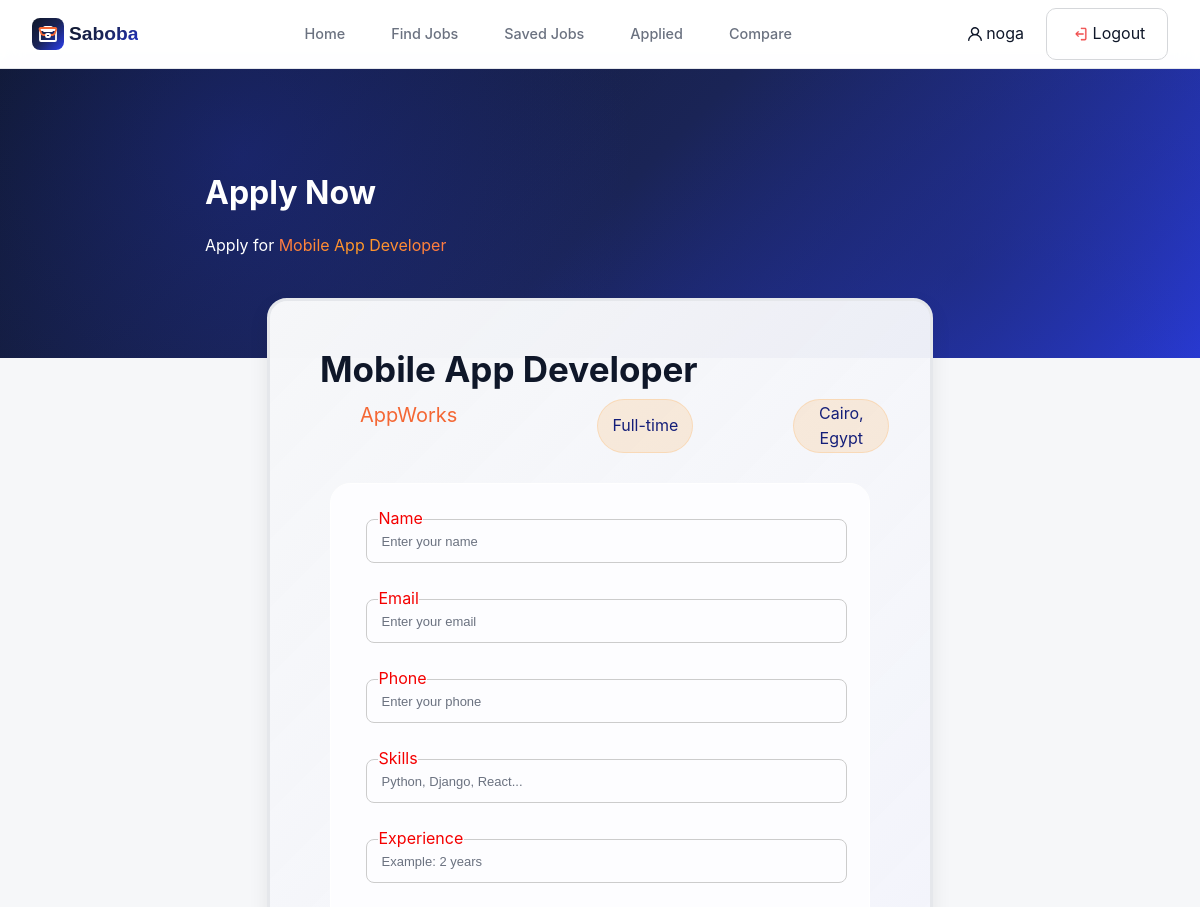
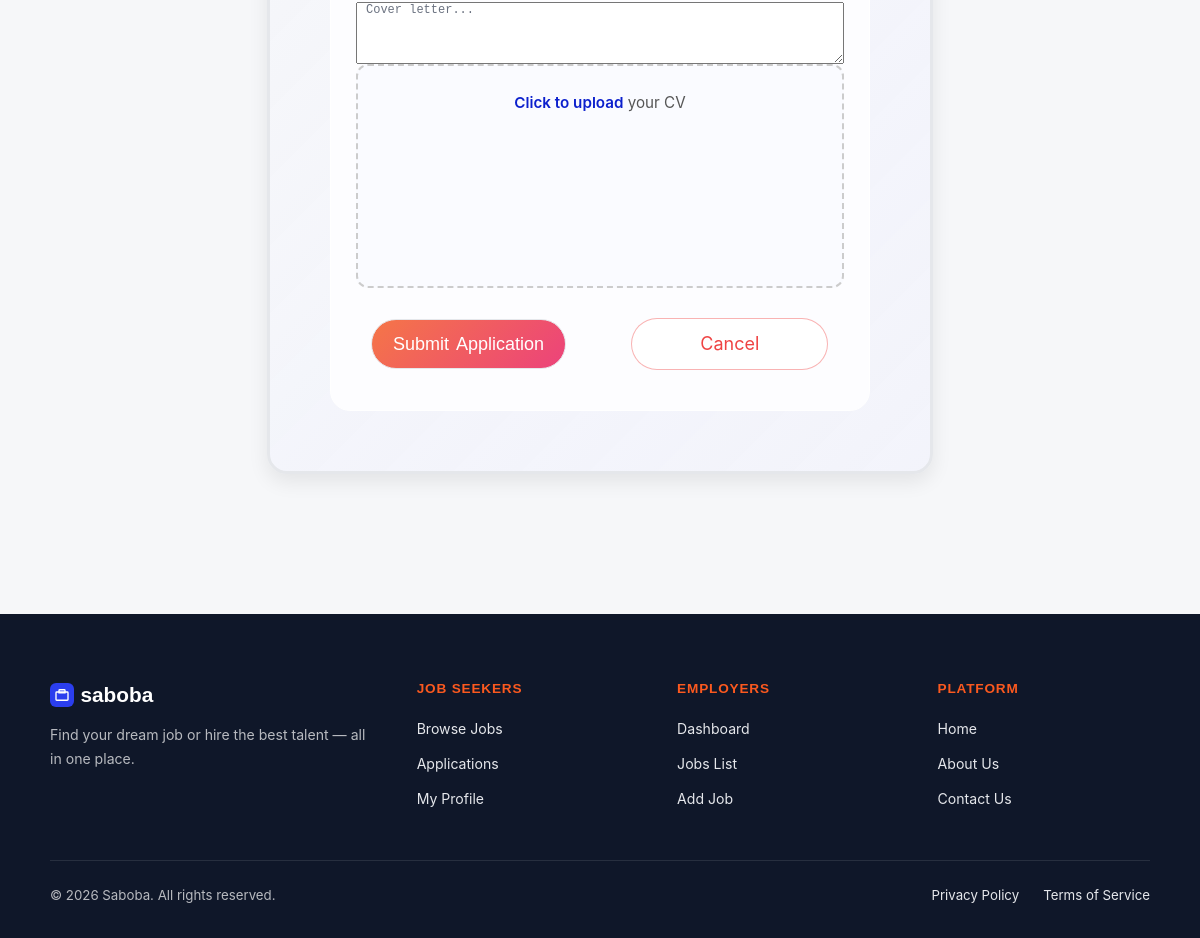
/applications/apply/5/ (signed in), run on the app's committed database (2 pictures, top to bottom).
### accounts/models.py (models this page shows)
class User(AbstractUser):
    ROLE_CHOICES = [('user', 'User'), ('admin', 'Admin')]
    role     = models.CharField(max_length=10, choices=ROLE_CHOICES, default='user')
    age      = models.IntegerField(null=True, blank=True)
    gender   = models.CharField(max_length=10, blank=True)
    company  = models.CharField(max_length=200, blank=True)
    location = models.CharField(max_length=200, blank=True)

### jobs/models.py (models this page shows, shortened)
class Job(models.Model):
    cover = models.URLField()
    title = models.CharField(max_length=200)
    company = models.CharField(max_length=200)
    location = models.CharField(max_length=200)
    time = models.CharField(max_length=100)
    tags = models.JSONField()
    salary = models.CharField(max_length=100)
    type = models.CharField(max_length=100)
    exp = models.CharField(max_length=100)
    description = models.TextField()
    required = models.JSONField()
    benefit = models.JSONField()
    gallery = models.JSONField()
    companyLocation = models.CharField(max_length=200)
    employees = models.CharField(max_length=100)
    employer = models.ForeignKey(
    settings.AUTH_USER_MODEL,
    on_delete=models.CASCADE,
    null=True,
    blank=True
)

### applications/views.py (the view, shortened to what this page needs)
# urls.py: path('apply/<int:job_id>/', views.apply_job, name='apply_job'),
@login_required
def apply_job(request, job_id):
    job = get_object_or_404(Job, id=job_id)
    return render(request, 'applications/apply.html', {'job': job})

### templates/applications/apply.html (shortened to what this page needs)
{% extends "base.html" %}
{% load static %}
{% block styles %}
<link rel="stylesheet" href="{% static 'css/form.css' %}">
{% endblock %}
{% block content %}
<main>
  <div class="hero">
    <h1 class="tit">Apply Now</h1>
    <p>Apply for <span>{{ job.title }}</span></p>
  </div>
  <div class="card">
    <div class="job-details">
      <h3 class="Job-Title">{{ job.title }}</h3>
      <div class="data">
        <div class="Company">{{ job.company }}</div>
        <div class="type">{{ job.type }}</div>
        <div class="type">{{ job.location }}</div>
      </div>
    </div>
    <form method="POST" enctype="multipart/form-data">
      <div class="in">
        <input type="text" name="full_name" placeholder="Enter your name" required>
        <label>Name</label>
      </div>
      <div class="in">
        <input type="email" name="email" placeholder="Enter your email" required>
        <label>Email</label>
      </div>
      <div class="in">
        <input type="text" name="phone" placeholder="Enter your phone" required>
        <label>Phone</label>
      </div>
      <div class="in">
        <input type="text" name="skills" placeholder="Python, Django, React..." required>
        <label>Skills</label>
      </div>
      <div class="in">
        <input type="text" name="experience" placeholder="Example: 2 years" required>
        <label>Experience</label>
      </div>
      <textarea name="cover_letter" placeholder="Cover letter..." rows="4"></textarea>
      <label for="cv" class="cv-upload">
        <p><span>Click to upload</span> your CV</p>
      </label>
      <div class="btn">
        <button type="submit" class="submit">Submit Application</button>
        <a href="{% url 'jobDetails' job.id %}" class="ca">Cancel</a>
      </div>
    </form>
  </div>
</main>
{% endblock %}

### templates/navbar.html (shortened to what this page needs)
<header>
    <nav class="nav">
        <a href="/" class="logo">
            <p class="slog">Saboba</p>
        </a>
        <ul class="links">
            <li><a href="/">Home</a></li>
            <li><a href="/jobs/search/">Find Jobs</a></li>
            {% if user.is_authenticated %}
            {% if user.role == "admin" %}
            <li><a href="/jobs/dashboard/">Dashboard</a></li>
            <li><a href="/jobs/joblist/">Joblist</a></li>
            <li><a href="/jobs/add/">Add Job</a></li>
            <li><a href="{% url 'admin_applications' %}">Applications</a></li>
            {% else %}
            <li><a href="{% url 'saved_jobs' %}">Saved Jobs</a></li>
            <li><a href="{% url 'my_applications' %}">Applied</a></li>
            <li><a href="/jobs/compare/">Compare</a></li>
            {% endif %}
            {% endif %}
        </ul>
        <div class="right">
            <div class="logs">
                {% if user.is_authenticated %}
                <a href="/accounts/profile/" class="profile">
                    {{ user.username }}
                </a>
                <a href="/accounts/logout/" class="logout">Logout</a>
                {% else %}
                <a href="/accounts/login/" class="login">Log in</a>
                <a href="/accounts/signup/" class="signup">Sign up</a>
                {% endif %}
            </div>
        </div>
    </nav>
</header>

### static/css/navbar.css (style rules this page uses)
html { scroll-behavior: smooth; }
body { position: relative; font-family: 'Inter', sans-serif; background: #F6F7F9; color: #0F1729; line-height: 1.6; -webkit-font-smoothing: antialiased; }
:root { --background: #F6F7F9; --foreground: #0F1729; --card: #FFFFFF; --card-foreground: #0F1729; --popover: #FFFFFF; --border: #E5E7EB; --input: #E5E7EB; --primary: #2B3EEE; --primary-fg: #FFFFFF; --accent: #F46734; --accent-fg: #FFFFFF; --secondary: #F3F4F6; --secondary-fg: #0F1729; --ring: #2B3EEE; --muted: #F3F4F6; --muted-fg: #6B7280; --destructive: #EF4343; --emerald: #20AC6B; --amber: #F59F0A; --rose: #EA2E6D; --sky: #0DA2E7; --violet: #7847EB; --section-warm: #FEF4F0; --section-cool: #F3F4FC; --section-mint: #F1F9F5; --sidebar-background: #FFFFFF; --sidebar-foreground: #0F1729; --sidebar-primary: #2B3EEE; --sidebar-accent: #F3F4F6; --sidebar-border: #E5E7EB; --gradient-primary: linear-gradient(135deg, #2B3EEE, #7847EB); --gradient-accent: linear-gradient(135deg, #F46734, #EA2E6D); --gradient-hero: linear-gradient(135deg, #0F1729 0%, #1a2456 50%, #2B3EEE22 100%); --gradient-success: linear-gradient(135deg, #20AC6B, #0DA2E7); --gradient-card: linear-gradient(135deg, #FFFFFF, #F6F7F9); --radius: 0.75rem; --font-heading: 'Plus Jakarta Sans', sans-serif; --font-body: 'Inter', sans-serif; }
a { text-decoration: none; color: inherit; }
ul { list-style: none; }
header { position: relative; }
.nav { position: fixed; top: 0; left: 0; right: 0; z-index: 100; background: rgba(255, 255, 255, 0.92); backdrop-filter: blur(12px); border-bottom: 1px solid #E5E7EB; padding: 0 2rem; height: 68px; display: flex; align-items: center; justify-content: space-between; }
.nav .logo { display: flex; align-items: center; justify-self: start; text-decoration: none; font-family: 'Plus Jakarta Sans', sans-serif; font-weight: 800; font-size: 1.2rem; }
.slog { padding: 0px; margin-left: 5px; background: linear-gradient(135deg, #0F1729 0%, #1a2456 50%, #2334d0 100%); -webkit-background-clip: text; -webkit-text-fill-color: transparent; }
.logo svg { flex-shrink: 0; }
.links { display: flex; align-items: center; list-style: none; gap: 2rem; }
.links a { text-decoration: none; font-size: 0.9rem; font-weight: 500; color: #6B7280; transition: color 0.2s; padding: 7px; }
.logs { display: flex; align-items: center; gap: 0.75rem; width: fit-content; justify-self: end; }
.logs a { text-decoration: none; padding: 5px 10px; border-radius: 10px; }
.profile svg { margin-right: 4px; }
.logout { width: 100px; height: 40px; border: 1px solid #d5d7da; border-radius: 10px; display: flex; align-items: center; align-content: center; justify-content: center; }
.right { display: inline-flex; align-content: center; }
.profile { display: flex; justify-content: center; align-items: center; height: 40px; }

### data on the page
User: username "noga"
Job: title "Mobile App Developer", company "AppWorks", type "Full-time", location "Cairo, Egypt"
